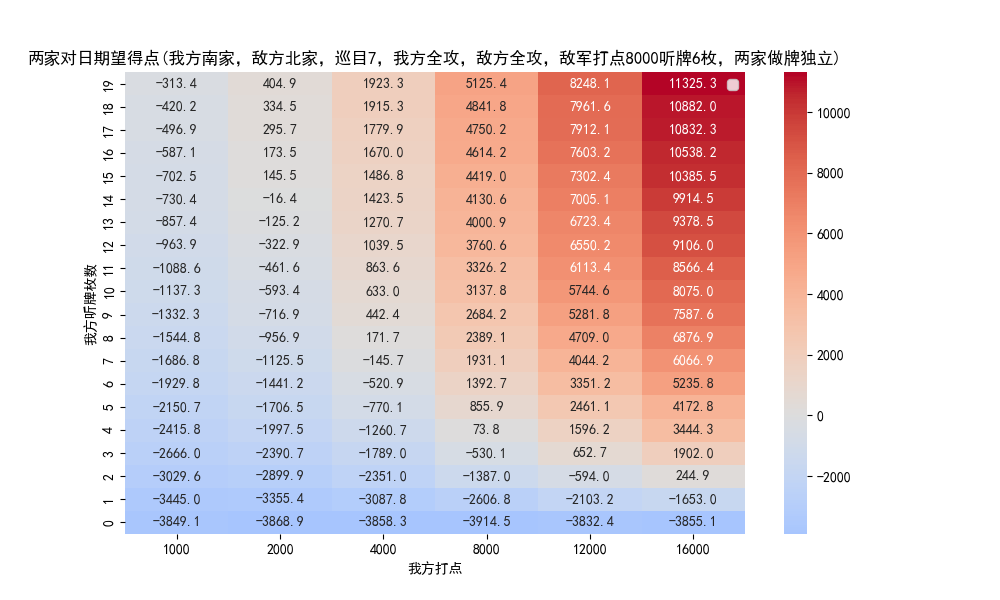

The script that saved this image:
import argparse
import matplotlib.pyplot as plt
import os
import pandas as pd
import random
import seaborn as sns
import utils

SIM_NAME, _ = os.path.splitext(os.path.basename(__file__))
DATA_SET_NAME = f'{SIM_NAME}.csv'
PNG_PATH = f'{SIM_NAME}.png'

def sample():
    def all_data():
        draw_pile_size = 46
        for my_wait_count in range(20):
            for my_hand_power in [1000, 2000, 4000, 8000, 12000, 16000]:
                data_points = [utils.simulate_duel(my_index=1, oppo_index=3, draw_pile_size=draw_pile_size, my_wait_count=my_wait_count, my_hand_power=my_hand_power, i_may_get_off=False, oppo_wait_count=6, oppo_hand_power=8000, oppo_may_get_off=False) for _ in range(10000)]
                avg_score_diff = sum(data_points) / 10000
                yield (my_wait_count, my_hand_power, draw_pile_size, avg_score_diff)
    dataset = list(all_data())
    df = pd.DataFrame(dataset, columns=['my_wait_count', 'my_hand_power', 'draw_pile_size', 'avg_score_diff'])
    df.to_csv(DATA_SET_NAME, index=False)


def plot():
    df = pd.read_csv(DATA_SET_NAME)
    heatmap_data = df.pivot_table(index='my_wait_count', columns='my_hand_power', values='avg_score_diff')

    plt.rcParams['font.sans-serif'] = ['SimHei']  # For Chinese characters
    plt.rcParams['axes.unicode_minus'] = False    # To display the minus sign correctly

    plt.figure(figsize=(10, 6))
    sns.heatmap(heatmap_data, annot=True, cmap='coolwarm', center=0, fmt='.1f')

    plt.xlabel('我方打点')
    plt.ylabel('我方听牌枚数')
    plt.title('两家对日期望得点(我方南家，敌方北家，巡目7，我方全攻，敌方全攻，敌军打点8000听牌6枚，两家做牌独立)')
    plt.gca().invert_yaxis()
    plt.legend()
    plt.savefig(PNG_PATH)


if __name__=='__main__':
    sample()
    plot()
